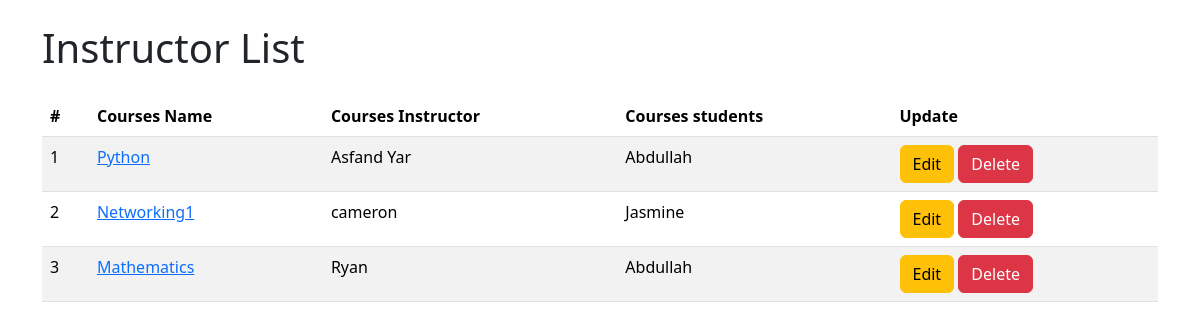
/courses-list/, run on the app's committed database.
### lms/models.py (models this page shows, shortened)
class Course(models.Model):
    name = models.CharField(max_length=100)
    description = models.CharField(max_length=500)
    instructor = models.ForeignKey(Instructor, on_delete=models.CASCADE, related_name= "courses")
    students = models.ManyToManyField(Student, related_name="courses" )

class Instructor(models.Model):
    name = models.CharField(max_length=50)
    user = models.OneToOneField(CustomUser, on_delete= models.CASCADE,related_name="instructor")
    bio = models.CharField(max_length=100)
    def __str__(self):
        return self.name

class Student(models.Model):
    name = models.CharField(max_length=50)
    user = models.OneToOneField(CustomUser, on_delete=models.CASCADE)
    age = models.IntegerField()

### lms/views.py (the view)
# urls.py: path('courses-list/', views.CoursesListView.as_view(), name='courses-list'),  # URL for the student list
class CoursesListView(ListView):
    model = Course
    template_name = "lms/courses_list.html"
    context_object_name = "courses"

### lms/templates/lms/courses_list.html (shortened to what this page needs)
<!DOCTYPE html>
<html lang="en">
<head>
    <link href="https://cdn.jsdelivr.net/npm/bootstrap@5.3.3/dist/css/bootstrap.min.css" rel="stylesheet"
>
</head>
<body>
    <div class="container mt-4">
        <h1 class="mb-4">Instructor List</h1>
        <table class="table table-striped">
            <thead>
                <tr>
                    <th scope="col">#</th>
                    <th scope="col">Courses Name</th>
                    <th scope="col">Courses Instructor</th>
                    <th scope="col">Courses students</th>
                    <th scope="col">Update</th>
                </tr>
            </thead>
            <tbody>
                {% for course in courses %}
                    <tr>
                        <td>{{ forloop.counter }}</td>
                        <td> <a href="{% url 'course-details' course.id %}">{{ course.name }}</a></td>
                        <td>{{ course.instructor }}</td>
                        <td>{{ course.students.all.first.name }}</td>
                        <td><a href="{% url 'course-update' course.id %}" class="btn btn-warning">Edit</a>
                            <a href="{% url 'course-delete' course.id %}" class="btn btn-danger">Delete</a>
                        </td>
                    </tr>
                {% endfor %}
            </tbody>
    </div>
</body>
</html>

### data on the page
Course: name "Python", instructor "Asfand Yar", students.all.first.name "Abdullah"
Course: name "Networking1", instructor "cameron", students.all.first.name "Jasmine"
Course: name "Mathematics", instructor "Ryan", students.all.first.name "Abdullah"
